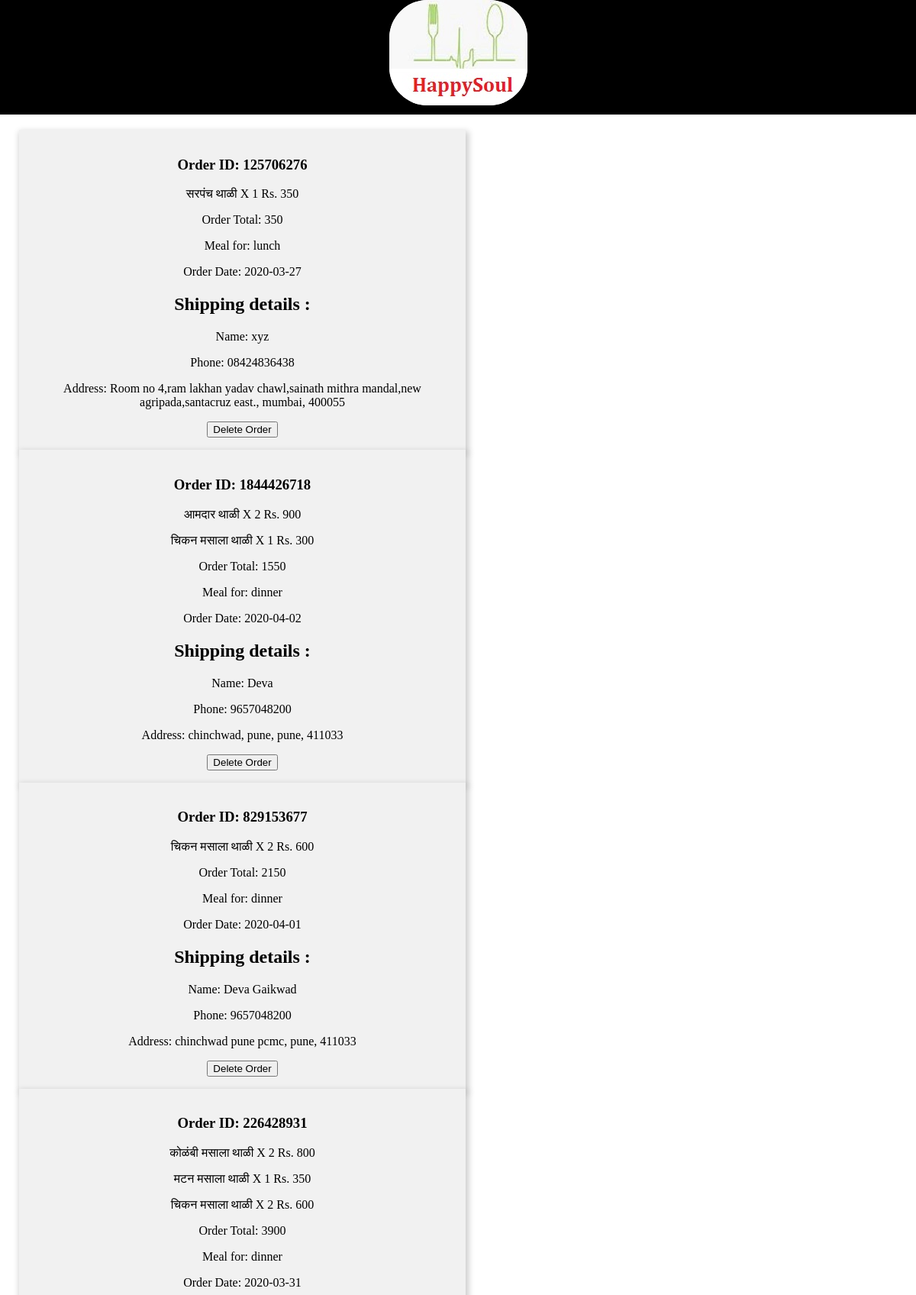
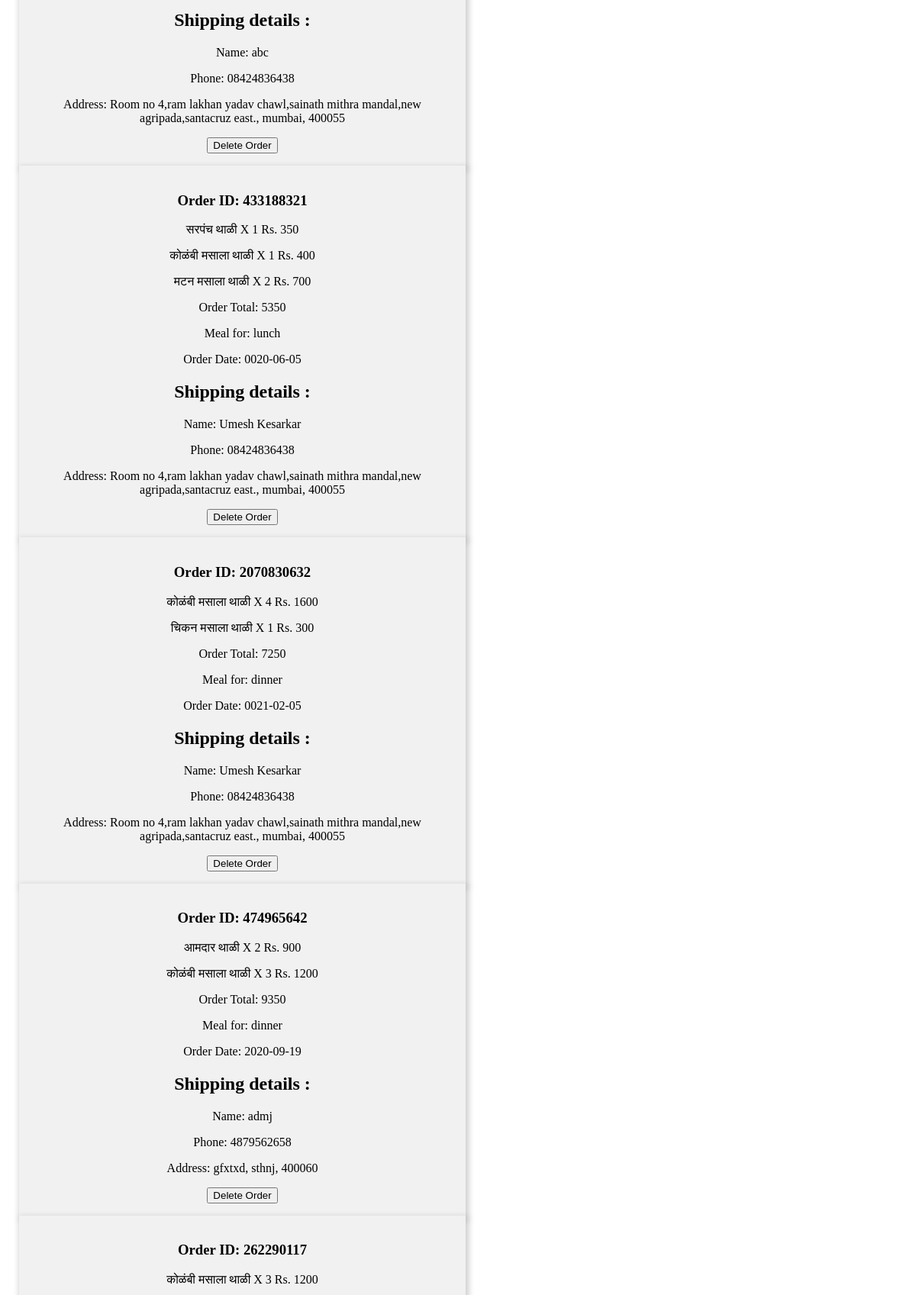
Screenshot of /try.php (upper part) with the database file from the repository (2 pictures, top to bottom).
### tables this page shows
CREATE TABLE `order` (
  `indx` int(7) NOT NULL,
  `id` text NOT NULL,
  `user` text NOT NULL,
  `name` text NOT NULL,
  `phone` text NOT NULL,
  `address` text NOT NULL,
  `date` text NOT NULL,
  `time` text NOT NULL,
  `dish` text NOT NULL,
  `price` text NOT NULL,
  `qty` int(5) NOT NULL,
  `order_time` timestamp NOT NULL DEFAULT current_timestamp()
);

### try.php (the view, shortened to what this page needs)
<!DOCTYPE html>
<html>
<head>
</head>
<body>
	<div id="header">
		<center><img src="pic2edit.jpg" alt="adminlogo" id="adminlogo">
		</center>
	</div>
<div class='container'>
  <?php
include('db.php');
$q="select distinct id,time,name,date,phone,address from `order`";
$res=mysqli_query($con,$q);
$tot=0;
while($r1=mysqli_fetch_assoc($res)){
  $id=$r1['id'];
  $q2="select * from `order` where id='$id'";
  $res2=mysqli_query($con,$q2);
  ?>
<div class="row">
  <div class="column">
    <div class="card">
      <h3>Order ID: <?php echo $id;?></h3>
      <?php
      while($r2=mysqli_fetch_assoc($res2)){
        ?>
      <p><?php echo $r2['dish'];?><?php echo ' X '.$r2['qty'];?><?php echo ' Rs. '.$r2['price']*$r2['qty'];?></p>
    <?php $tot+=$r2['price']*$r2['qty'];}?>
    <p>Order Total: <?php echo $tot;?></p>
      <p>Meal for: <?php echo $r1['time'];?></p>
      <p>Order Date: <?php echo $r1['date'];?></p>
      <h2>Shipping details : </h2>
      <p>Name: <?php echo $r1['name'];?></p>
      <p>Phone: <?php echo $r1['phone'];?></p>
      <p>Address: <?php echo $r1['address'];?></p>
    <button onclick="del(<?php echo $id;?>)">Delete Order</button>
    </div>
  </div>
</div>
<?php } ?>
</div>
</body>
</html>
<head></head>

### try.php (style rules this page uses)
body { margin: 0px; border: 0px; }
#header { width: 100%; height: 150px; background: black; color: white; }
#adminlogo { background: white; border-radius: 50px; }
.container { margin: 20px; }
.column { float: left; width: 50%; padding: 0 10px; }
.row { margin: 0 -5px; }
.row:after { content: ""; display: table; clear: both; }
.card { box-shadow: 2px 4px 8px 2px rgba(0, 0, 0, 0.2); padding: 16px; text-align: center; background-color: #f1f1f1; }

### rows the page displays
order: dish "सरपंच थाळी", qty "1", $r2['price']*$r2['qty'] "350"
order: dish "आमदार थाळी", qty "2", $r2['price']*$r2['qty'] "900"
order: dish "चिकन मसाला थाळी", qty "1", $r2['price']*$r2['qty'] "300"
order: dish "चिकन मसाला थाळी", qty "2", $r2['price']*$r2['qty'] "600"
order: dish "कोळंबी मसाला थाळी", qty "2", $r2['price']*$r2['qty'] "800"
order: dish "मटन मसाला थाळी", qty "1", $r2['price']*$r2['qty'] "350"
order: dish "चिकन मसाला थाळी", qty "2", $r2['price']*$r2['qty'] "600"
order: dish "सरपंच थाळी", qty "1", $r2['price']*$r2['qty'] "350"
order: dish "कोळंबी मसाला थाळी", qty "1", $r2['price']*$r2['qty'] "400"
order: dish "मटन मसाला थाळी", qty "2", $r2['price']*$r2['qty'] "700"
order: dish "कोळंबी मसाला थाळी", qty "4", $r2['price']*$r2['qty'] "1600"
order: dish "चिकन मसाला थाळी", qty "1", $r2['price']*$r2['qty'] "300"
order: dish "आमदार थाळी", qty "2", $r2['price']*$r2['qty'] "900"
order: dish "कोळंबी मसाला थाळी", qty "3", $r2['price']*$r2['qty'] "1200"
order: dish "कोळंबी मसाला थाळी", qty "3", $r2['price']*$r2['qty'] "1200"

### other values shown
$id "125706276"
$tot "350"
$r1['time'] "lunch"
$r1['date'] "2020-03-27"
$r1['name'] "xyz"
$r1['phone'] "08424836438"
$r1['address'] "Room no 4,ram lakhan yadav chawl,sainath mithra mandal,new agripada,santacruz east., mumbai, 400055"
$id "1844426718"
$tot "1550"
$r1['time'] "dinner"
$r1['date'] "2020-04-02"
$r1['name'] "Deva"
$r1['phone'] "9657048200"
$r1['address'] "chinchwad, pune, pune, 411033"
$id "829153677"
